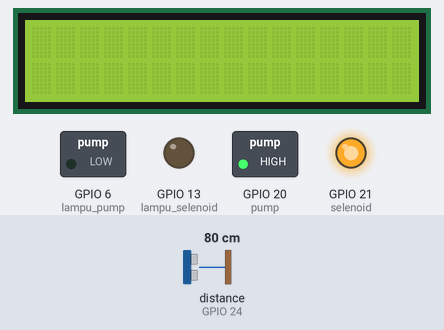
Simulated run of this program. Board: Raspberry Pi (BCM pin numbers). Parts: 16×2 character LCD, switched loads named in the program (green lamp = pin HIGH), output pins drawn as LEDs (lit = HIGH). The test bench sets the inputs (shaded band); at power-on: distance to the obstacle (sensor on GPIO 24) 80 cm. The echo pulse lasts 58.3 µs per cm; the clock reads 2024-03-15 10:24:30 at power-on unless the program sets it; pins used as bus, display or sensor lines are not drawn; what the program prints to the terminal is not drawn.

Above: at 1.2 s.
1.3 s: distance to the obstacle (sensor on GPIO 24) set to 2 cm
At 5.2 s:
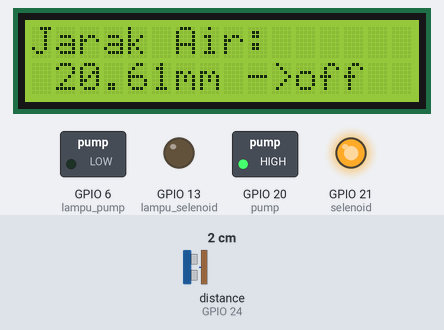
7.6 s: distance to the obstacle (sensor on GPIO 24) set to 4 cm
At 11.2 s:
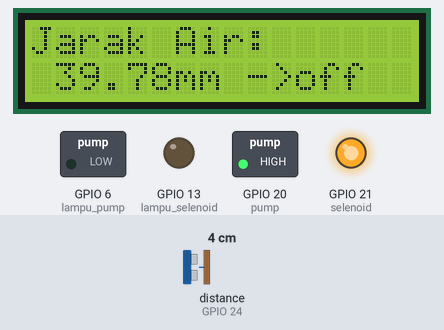
12.2 s: distance to the obstacle (sensor on GPIO 24) set to 9 cm
At 15.5 s:
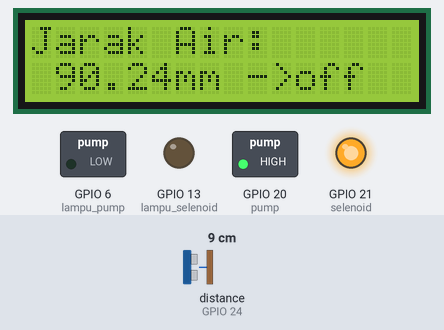
Timing chart, 0 to 17.0 s (numbered marks = the images above; inputs shaded):
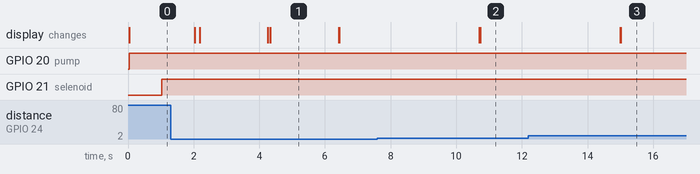

Measured:
- after the input at 12.2 s, the display: first changes after 2.8 s (image 3 shows a later state)
- what the display in image 1 shows lasts 2.1 s, from 4.3 s to 6.4 s

The program:

main.py
```python
#!/usr/bin/python3

import RPi.GPIO as GPIO
import smbus as smbus
import time
from datetime import datetime
import requests


class send_web:
    def send(self, selenoid, pump, dist):
        url = "https://api-watercontrol.herokuapp.com/api/v1/data"

        payload = {
        'data1': selenoid,
        'data2': pump,
        'data3': dist
        }

        headers = {
        'Accept': 'application/json',
        'Content-Type': 'application/x-www-form-urlencoded'
        }

        response = requests.request("POST", url, headers=headers, data = payload)

        print(response.text.encode('utf8'))


class relay:
   def __init__(self):
      self.selenoid = 21
      self.pump = 20
      self.lampu_pump = 6
      self.lampu_selenoid = 13
      GPIO.setup(self.selenoid, GPIO.OUT)
      GPIO.setup(self.pump, GPIO.OUT)
      GPIO.setup(self.lampu_pump, GPIO.OUT)
      GPIO.setup(self.lampu_selenoid, GPIO.OUT)
    # off
   def selenoid_high(self):
      GPIO.output(self.selenoid, GPIO.HIGH)
      GPIO.output(self.lampu_selenoid, GPIO.LOW)
      time.sleep(1)
   def pump_high(self):
      GPIO.output(self.pump, GPIO.HIGH)
      GPIO.output(self.lampu_pump, GPIO.LOW)
      time.sleep(1)

    # on
   def selenoid_low(self):
      GPIO.output(self.selenoid, GPIO.LOW)
      GPIO.output(self.lampu_selenoid, GPIO.HIGH)
      time.sleep(1)
   def pump_low(self):
      GPIO.output(self.pump, GPIO.LOW)
      GPIO.output(self.lampu_pump, GPIO.HIGH)
      time.sleep(1)


class UltraSonic:
    def __init__(self):
        # GPIO Mode (BOARD / BCM)
        GPIO.setmode(GPIO.BCM)
        GPIO.setwarnings(False)

        # set GPIO Pins
        self.GPIO_TRIGGER = 18
        self.GPIO_ECHO = 24

        # set GPIO direction (IN / OUT)
        GPIO.setup(self.GPIO_TRIGGER, GPIO.OUT)
        GPIO.setup(self.GPIO_ECHO, GPIO.IN)

    def distance(self):
        # set Trigger to HIGH
        GPIO.output(self.GPIO_TRIGGER, True)

        # set Trigger after 0.01ms to LOW
        time.sleep(0.00001)
        GPIO.output(self.GPIO_TRIGGER, False)

        starttime = time.time()
        stoptime = time.time()

        # save StartTime
        while GPIO.input(self.GPIO_ECHO) == 0:
            starttime = time.time()

        # save time of arrival
        while GPIO.input(self.GPIO_ECHO) == 1:
            stoptime = time.time()

        # time difference between start and arrival
        timeelapsed = stoptime - starttime
        # multiply with the sonic speed (34300 cm/s)
        # and divide by 2, because there and back
        distance = (timeelapsed * 34300) / 2
        distance = distance*10
        return distance


class I2CLCD:
    def __init__(self):
        # Define some device parameters
        self.I2C_ADDR = 0x27     # I2C device address, if any error, change this address to 0x3f
        self.LCD_WIDTH = 16      # Maximum characters per line

        # Define some device constants
        self.LCD_CHR = 1     # Mode - Sending data
        self.LCD_CMD = 0     # Mode - Sending command

        self.LCD_LINE_1 = 0x80   # LCD RAM address for the 1st line
        self.LCD_LINE_2 = 0xC0   # LCD RAM address for the 2nd line
        self.LCD_LINE_3 = 0x94   # LCD RAM address for the 3rd line
        self.LCD_LINE_4 = 0xD4   # LCD RAM address for the 4th line

        self.LCD_BACKLIGHT = 0x08  # On

        self.ENABLE = 0b00000100     # Enable bit

        # Timing constants
        self.E_PULSE = 0.0005
        self.E_DELAY = 0.0005

        # Open I2C interface
        # bus = smbus.SMBus(0)  # Rev 1 Pi uses 0
        self.bus = smbus.SMBus(1)    # Rev 2 Pi uses 1

        self.lcd_init()

    def lcd_init(self):
        # Initialise display
        self.lcd_byte(0x33, self.LCD_CMD)     # 110011 Initialise
        self.lcd_byte(0x32, self.LCD_CMD)     # 110010 Initialise
        self.lcd_byte(0x06, self.LCD_CMD)     # 000110 Cursor move direction
        self.lcd_byte(0x0C, self.LCD_CMD)     # 001100 Display On,Cursor Off, Blink Off
        self.lcd_byte(0x28, self.LCD_CMD)     # 101000 Data length, number of lines, font size
        self.lcd_byte(0x01, self.LCD_CMD)     # 000001 Clear display
        time.sleep(self.E_DELAY)

    def lcd_byte(self, bits, mode):
        # Send byte to data pins
        # bits = the data
        # mode = 1 for data
        #        0 for command

        bits_high = mode | (bits & 0xF0) | self.LCD_BACKLIGHT
        bits_low = mode | ((bits << 4) & 0xF0) | self.LCD_BACKLIGHT

        # High bits
        self.bus.write_byte(self.I2C_ADDR, bits_high)
        self.lcd_toggle_enable(bits_high)

        # Low bits
        self.bus.write_byte(self.I2C_ADDR, bits_low)
        self.lcd_toggle_enable(bits_low)

    def lcd_toggle_enable(self, bits):
        # Toggle enable
        time.sleep(self.E_DELAY)
        self.bus.write_byte(self.I2C_ADDR, (bits | self.ENABLE))
        time.sleep(self.E_PULSE)
        self.bus.write_byte(self.I2C_ADDR, (bits & ~self.ENABLE))
        time.sleep(self.E_DELAY)

    def lcd_string(self, message, line):
        # Send string to display
        message = message.ljust(self.LCD_WIDTH, " ")

        self.lcd_byte(line, self.LCD_CMD)

        for i in range(self.LCD_WIDTH):
            self.lcd_byte(ord(message[i]), self.LCD_CHR)


if __name__ == '__main__':
    try:
        send = send_web()
        us = UltraSonic()
        lcd = I2CLCD()
        relay = relay()
        isi = False
        selenoid = 0
        pump = 0

        count = 0


        while True:
            hour = datetime.now().strftime('%H')
            minute = datetime.now().strftime('%M')
            dist = us.distance()


            if(dist <1000 and minute == "00"): #kurang dari 1m dan minut itu no atau satu jam
                count +=1
                if(count==1):
                    send.send(selenoid,pump, dist) #kirim ke website
            else:
                count = 0


            if (hour== "07" ):


                if (dist >= 40 and dist <=50):
                    relay.pump_high()
                    print("kondisi standar batas air")
                    relay.selenoid_high()
                    isi = False
                    selenoid = 0
                    pump = 0


                if(dist<40):
                    relay.pump_low()
                    relay.selenoid_high()
                    isi = False
                    print("pump on")
                    selenoid = 0
                    pump = 1
                else:
                    relay.pump_high()
                    pump = 0

                if (dist > 100 ):
                    isi = True

                if(isi == True):
                    relay.selenoid_low()
                    selenoid = 1
                    print("selenoid on")


                print ("Jarak Air = %.2f mm" % dist)
                lcd.lcd_string("Jarak Air:", lcd.LCD_LINE_1)
                lcd.lcd_string(" " + str(format(dist, '.2f')) + "mm" +" ->on", lcd.LCD_LINE_2)
                time.sleep(1)
            else:
                relay.pump_high()
                relay.selenoid_high()

                lcd.lcd_string("Jarak Air:", lcd.LCD_LINE_1)
                lcd.lcd_string(" " + str(format(dist, '.2f')) + "mm" +" ->off", lcd.LCD_LINE_2)
                print ("waktu aktif pukul 07-08")
                print ("jam -> "+hour+"\t menit -> " +minute)

    except KeyboardInterrupt:
        print("Measurement stopped by User")
        GPIO.cleanup()
```
